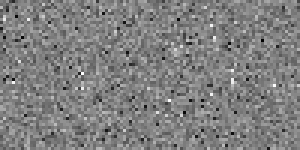
#> input picture packages/astropy/astropy-5.2-cp310-cp310-macosx_10_9_x86_64.whl/astropy/nddata/tests/data/sip-wcs.fits, 100 x 50 px (shown 3 times larger)
$ python -i AllEdgesDetection.py   (imports and definitions only)   (older library calls are emulated)
#> lines starting #> are read from the running program, lines starting #| are printed output that depends on the picture; after the words box and inside, x2 and y2 are one past the last pixel; in counts of white or black regions, pixels touching at a corner belong together
from PIL import Image
import numpy as np
import cv2

def Canny_Deriche_edge_detection(img_name):
    # Read the image
    img = Image.open(img_name)
#> img is the input picture: PIL image 100x50 I;16; min 141, max 65420, mean 33135.3

    # Convert the image to grayscale
    gray = img.convert('L')
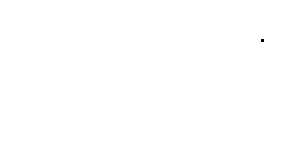
#> gray: PIL image 100x50 L (shown 3 times larger); values 141 (black) and 255 (white), 100% white; black in thin lines or dots, all inside (x1, y1, x2, y2) = (87, 13, 88, 14)

    # Apply the Canny-Deriche edge detector
    edges = np.zeros(gray.size)
    for i in range(1, gray.size[0]-1):
        for j in range(1, gray.size[1]-1):
            dx = int(gray.getpixel((i, j+1))) - int(gray.getpixel((i+1, j)))
            dy = int(gray.getpixel((i, j+1))) - int(gray.getpixel((i, j)))
            edges[i,j] = np.sqrt(dx*dx + dy*dy)
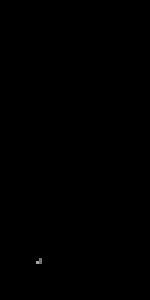
#> edges: shape (100, 50) float64 (shown 3 times larger); min 0, max 161.2, mean 0.1

    # Rotate the array by 90 degrees
    edges = np.rot90(edges, k=3)
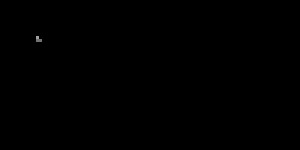
#> edges: shape (50, 100) float64 (shown 3 times larger); min 0, max 161.2, mean 0.1

    # Convert the array to an image
    new_img = Image.fromarray(edges)

    return new_img


# [71 lines left out: functions frei_chen, log_edge_detection, prewitt_edge_detection, canny_edge_detection, sobel_edge_detection, not called in this run]


class EdgeDetector:
    # [84 lines left out: functions __init__, detect_edges_prewitt, detect_edges_canny, detect_edges_sobel, detect_edges_log, detect_edges_frei_chen and 3 more, not called in this run]
    def Marr_Hildreth_edge_detector(self,ksize):
        return cv2.Laplacian(self.gray, cv2.CV_64F, ksize=ksize)


    # [21 lines left out: function zero_crossing_detect_edges, not called in this run]

>>> result = Canny_Deriche_edge_detection('../../../../astropy/astropy-5.2-cp310-cp310-macosx_10_9_x86_64.whl/astropy/nddata/tests/data/sip-wcs.fits')
